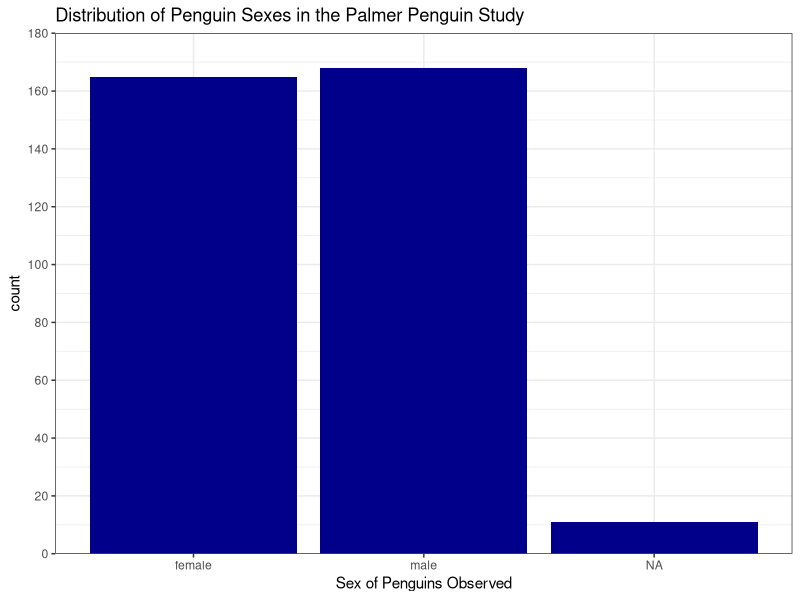

This chart was generated by the following R code:
## ---- chunk 1
knitr::opts_chunk$set(echo = FALSE, message = FALSE, warning = FALSE)
## ---- chunk 2
library(tidyverse)
library(palmerpenguins)
data(penguins)
## ---- chunk 3
#|fig-cap: "Distribution of Sexes Throughout Penguins Observed in the Palmer Penguins Dataset. (Marvin C., 2025)"
#|fig-alt: "A bar chart depicting the distribution of sexes in a group of penguins observed in a 2014 study conducted by Dr.Kristen Gorman and the Palmer Station in Antarctica. The figure shows an even level of male and female penguins. There were approximately 169 male penguins, 165 female penguins and 11 penguins whose sex could not be confirmed."

penguins %>%
  ggplot(aes(x = sex)) +
  geom_bar(fill = 'darkblue') +
  labs(x = "Sex of Penguins Observed", 
       title = "Distribution of Penguin Sexes in the Palmer Penguin Study") +
  scale_y_continuous(expand = c(0, 0), 
                     limits = c(0, 180),
                     breaks = seq(0,180, by = 20)) +
  theme_bw()
